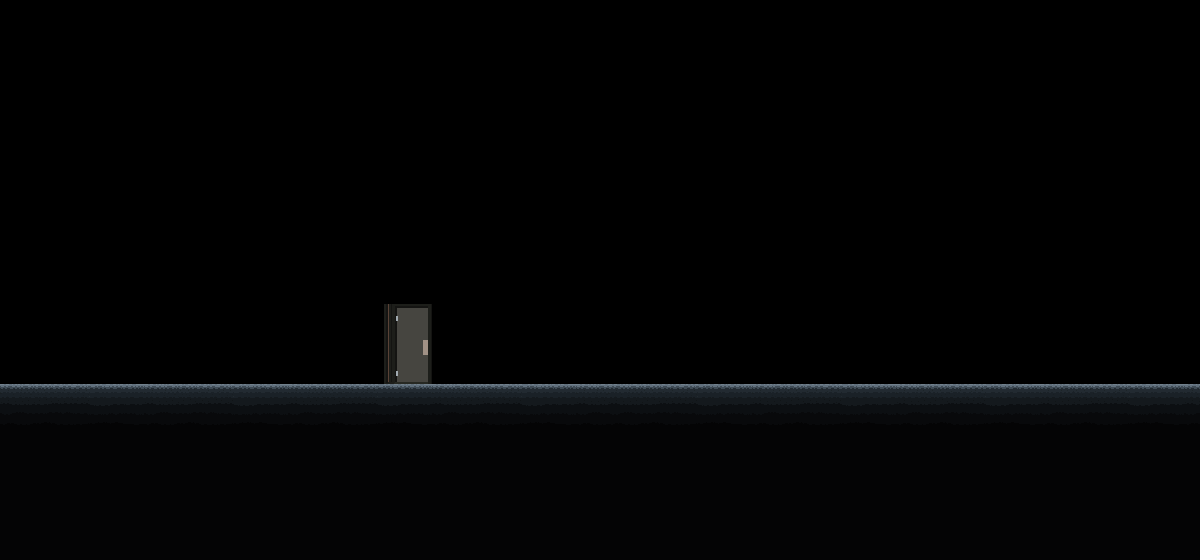

The image is a tile-based game level rendered from a .tmx file. Its description and source (layers, tilesets, objects; grid data summarised) follow:
An orthogonal 75x35 tile map with 16x16 px tiles, 5 tile layers (bg1, bg2, ground, objects, ...) and 2 objects (room1_1).

<map version="1.0" orientation="orthogonal" renderorder="right-down" width="75" height="35" tilewidth="16" tileheight="16" nextobjectid="5">
 <properties>
  <property name="ambient" value="INDOOR" />
  <property name="bg" value="downtown" />
  <property name="bgm day" value="Leveler" />
  <property name="bgm night" value="Midnight Waves" />
  <property name="name" value="Central Station" />
  <property name="next" value="Subway" />
 </properties>
 <tileset firstgid="1" name="Tiledtest" tilewidth="16" tileheight="16" tilecount="7200">
  <image source="tilesets/residential.png" width="1152" height="1608" />
  <tile id="0">
   <properties>
    <property name="type" value="concrete" />
   </properties>
  </tile>
  <tile id="1">
   <properties>
    <property name="type" value="concrete" />
   </properties>
  </tile>
  <tile id="2">
   <properties>
    <property name="type" value="concrete" />
   </properties>
  </tile>
  <tile id="3">
   <properties>
    <property name="type" value="concrete" />
   </properties>
  </tile>
  <tile id="4">
   <properties>
    <property name="type" value="concrete" />
   </properties>
  </tile>
  <tile id="5">
   <properties>
    <property name="type" value="concrete" />
   </properties>
  </tile>
  <tile id="6">
   <properties>
    <property name="type" value="concrete" />
   </properties>
  </tile>
  <tile id="7">
   <properties>
    <property name="type" value="concrete" />
   </properties>
  </tile>
  <tile id="8">
   <properties>
    <property name="type" value="concrete" />
   </properties>
  </tile>
  <tile id="72">
   <properties>
    <property name="type" value="concrete" />
   </properties>
  </tile>
  <tile id="73">
   <properties>
    <property name="type" value="concrete" />
   </properties>
  </tile>
  <tile id="74">
   <properties>
    <property name="type" value="concrete" />
   </properties>
  </tile>
  <tile id="75">
   <properties>
    <property name="type" value="concrete" />
   </properties>
  </tile>
  <tile id="76">
   <properties>
    <property name="type" value="concrete" />
   </properties>
  </tile>
  <tile id="77">
   <properties>
    <property name="type" value="concrete" />
   </properties>
  </tile>
  <tile id="78">
   <properties>
    <property name="type" value="concrete" />
   </properties>
  </tile>
  <tile id="79">
   <properties>
    <property name="type" value="concrete" />
   </properties>
  </tile>
  <tile id="80">
   <properties>
    <property name="type" value="concrete" />
   </properties>
  </tile>
  <tile id="144">
   <properties>
    <property name="type" value="concrete" />
   </properties>
  </tile>
  <tile id="145">
   <properties>
    <property name="type" value="concrete" />
   </properties>
  </tile>
  <tile id="146">
   <properties>
    <property name="type" value="concrete" />
   </properties>
  </tile>
  <tile id="147">
   <properties>
    <property name="type" value="concrete" />
   </properties>
  </tile>
  <tile id="148">
   <properties>
    <property name="type" value="concrete" />
   </properties>
  </tile>
  <tile id="149">
   <properties>
    <property name="type" value="concrete" />
   </properties>
  </tile>
  <tile id="150">
   <properties>
    <property name="type" value="concrete" />
   </properties>
  </tile>
  <tile id="151">
   <properties>
    <property name="type" value="concrete" />
   </properties>
  </tile>
  <tile id="152">
   <properties>
    <property name="type" value="concrete" />
   </properties>
  </tile>
 </tileset>
 <layer name="bg1" width="75" height="35">
  <data>[2625 cells, 15 non-empty, 15 distinct tile ids]</data>
 </layer>
 <layer name="bg2" width="75" height="35">
  <data>[2625 cells, 0 non-empty, 0 distinct tile ids]</data>
 </layer>
 <layer name="ground" width="75" height="35">
  <data>[2625 cells, 825 non-empty, 54 distinct tile ids]</data>
 </layer>
 <layer name="objects" width="75" height="35">
  <data>[2625 cells, 0 non-empty, 0 distinct tile ids]</data>
 </layer>
 <layer name="fg" width="75" height="35">
  <data>[2625 cells, 0 non-empty, 0 distinct tile ids]</data>
 </layer>
 <objectgroup name="entities">
  <object id="2" x="604" y="368" width="16" height="16">
   <properties>
    <property name="spawn" value="" />
   </properties>
  </object>
  <object id="4" name="room1_1" x="396" y="312" width="37" height="73">
   <properties>
    <property name="ID" value="2" />
    <property name="next" value="Downtown" />
    <property name="nextWarp" value="3" />
    <property name="warp" value="" />
   </properties>
  </object>
 </objectgroup>
</map>
